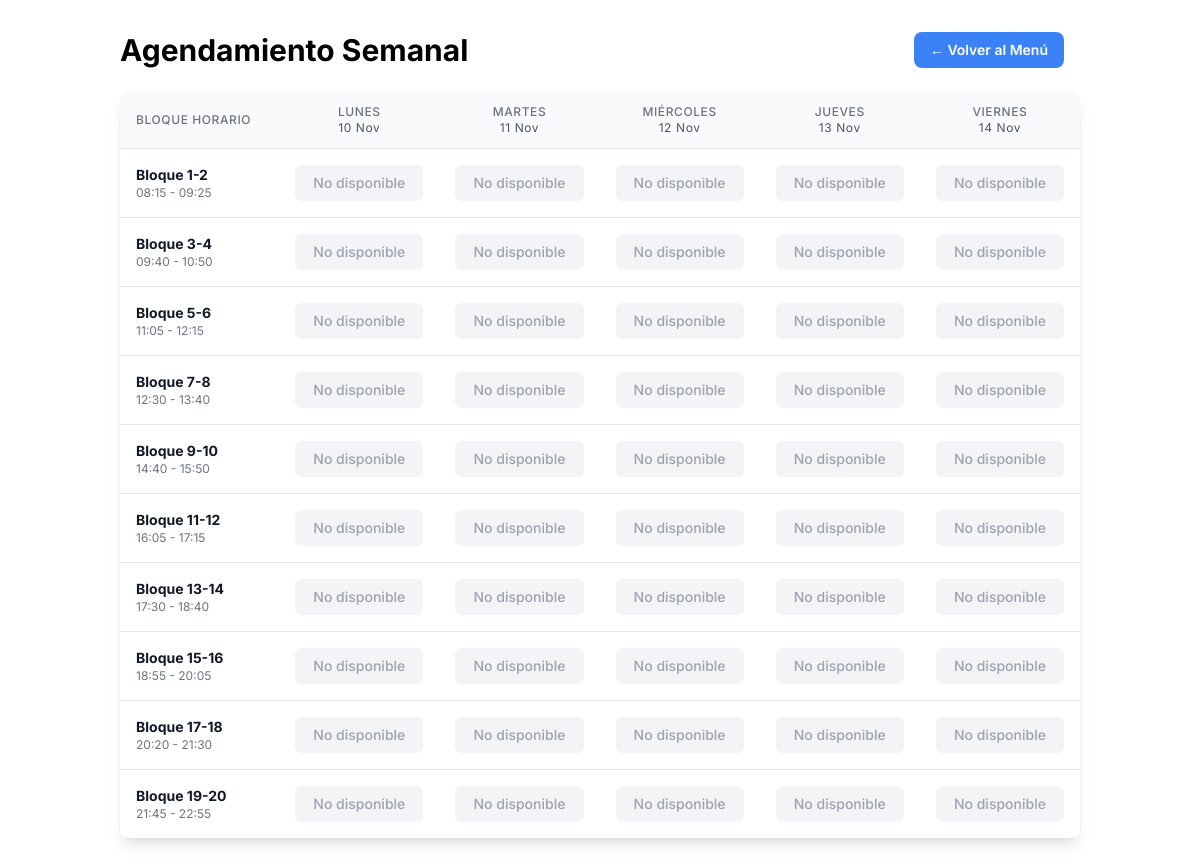
Screenshot of /agendar/ (signed in) with the database file from the repository.
### agendamiento/models.py (models this page shows, shortened)
class BloqueHorario(models.Model):
    nombre = models.CharField(max_length=50, unique=True, help_text="Ej: Bloque 1-2")
    hora_inicio = models.TimeField()
    hora_fin = models.TimeField()
    capacidad_maxima = models.PositiveIntegerField(default=10)
    class Meta:
        verbose_name = "Bloque Horario"
        verbose_name_plural = "Bloques Horarios"
        ordering = ['hora_inicio']

### agendamiento/views.py (the view, shortened to what this page needs)
# urls.py: path('agendar/', views.vista_agendamiento, name='vista_agendamiento'),
@login_required
def vista_agendamiento(request):
    hoy = timezone.localdate()
    ahora = timezone.now()
    lunes_de_esta_semana = hoy - datetime.timedelta(days=hoy.weekday())
    dias_de_la_semana = [lunes_de_esta_semana + datetime.timedelta(days=i) for i in range(5)]
    bloques_horarios = BloqueHorario.objects.all().order_by('hora_inicio')
    reservas_usuario_qs = Reserva.objects.filter(
        usuario=request.user,
        fecha__in=dias_de_la_semana
    )
    mapa_reservas_usuario = {(r.bloque_id, r.fecha): r.id for r in reservas_usuario_qs}
    todas_las_reservas = Reserva.objects.filter(fecha__in=dias_de_la_semana).values('bloque', 'fecha').annotate(conteo=Count('id'))
    conteo_reservas = {(reserva['bloque'], reserva['fecha']): reserva['conteo'] for reserva in todas_las_reservas}
    datos_para_plantilla = []
    for bloque in bloques_horarios:
        datos_de_la_fila = []
        for dia in dias_de_la_semana:
            reservas_count = conteo_reservas.get((bloque.id, dia), 0)
            cupos_disponibles = bloque.capacidad_maxima - reservas_count
            reserva_id = mapa_reservas_usuario.get((bloque.id, dia))
            hora_inicio_reserva = datetime.datetime.combine(dia, bloque.hora_inicio)
            try:
                hora_inicio_reserva_tz = timezone.make_aware(hora_inicio_reserva, timezone.get_current_timezone())
            except:
                hora_inicio_reserva_tz = timezone.make_aware(hora_inicio_reserva, timezone.utc)
            es_pasado = hora_inicio_reserva_tz < ahora
            datos_de_la_fila.append({
                'cupos': cupos_disponibles,
                'reserva_id': reserva_id, # Pasamos el ID (o None)
                'fecha_str': dia.isoformat(),
                'es_pasado': es_pasado
            })
        datos_para_plantilla.append((bloque, datos_de_la_fila))
    return render(request, 'agendamiento/agendar.html', {
        'dias_de_la_semana': dias_de_la_semana,
        'datos_para_plantilla': datos_para_plantilla,
    })

### agendamiento/templates/agendamiento/agendar.html (shortened to what this page needs)
<script src="https://cdn.tailwindcss.com"></script>
<div class="container mx-auto p-4 md:p-8">
    <div class="flex justify-between items-center mb-6">
        <div>
            <h1 class="text-3xl font-bold">Agendamiento Semanal</h1>
        </div>
        <div class="flex items-center space-x-4">
            <a href="{% url 'vista_principal' %}" class="bg-blue-500 text-white font-semibold py-2 px-4 rounded-lg hover:bg-blue-600 transition-colors text-sm">
                &larr; Volver al Menú
        </div>
    </div>
    <div class="bg-white shadow-lg rounded-lg overflow-x-auto">
        <table class="min-w-full divide-y divide-gray-200">
            <thead class="bg-gray-50">
                <tr>
                    <th scope="col" class="px-4 py-3 text-left text-xs font-medium text-gray-500 uppercase tracking-wider">
                        Bloque Horario
                    </th>
                    {% for dia in dias_de_la_semana %}
                    <th scope="col" class="px-4 py-3 text-center text-xs font-medium text-gray-500 uppercase tracking-wider">
                        {{ dia|date:"l" }} <br>
                        <span class="font-normal normal-case text-gray-600">{{ dia|date:"d M" }}</span>
                    </th>
                    {% endfor %}
                </tr>
            </thead>
            <tbody class="bg-white divide-y divide-gray-200">
                {% for bloque, datos_de_la_fila in datos_para_plantilla %}
                <tr>
                    <td class="px-4 py-4 whitespace-nowrap">
                        <div class="font-bold text-sm text-gray-900">{{ bloque.nombre }}</div>
                        <div class="text-xs text-gray-500">{{ bloque.hora_inicio|time:"H:i" }} - {{ bloque.hora_fin|time:"H:i" }}</div>
                    </td>
                    {% for datos_celda in datos_de_la_fila %}
                    <td class="px-4 py-4 whitespace-nowrap text-center">
                        {% if datos_celda.reserva_id %}
                        <form action="{% url 'cancelar_reserva' datos_celda.reserva_id %}" method="POST" class="w-full" onsubmit="return confirm('¿Seguro que quieres cancelar tu reserva para el {{ datos_celda.fecha_str }}?');">
                            {% csrf_token %}
                            <button type="submit" class="w-full bg-red-100 text-red-700 border border-red-300 py-2 px-3 rounded-md text-sm font-medium hover:bg-red-200 transition" title="Clic para cancelar tu reserva">
                                Cancelar Reserva
                            </button>
                        </form>
                        {% elif datos_celda.es_pasado %}
                        <button type="button" class="w-full bg-gray-100 text-gray-400 py-2 px-3 rounded-md text-sm font-medium cursor-not-allowed" disabled>
                            No disponible
                        </button>
                        {% else %}
                        <button type="button" class="w-full bg-gray-300 text-gray-600 py-2 px-3 rounded-md text-sm font-medium cursor-not-allowed" disabled>
                            Lleno
                        </button>
                        {% endif %}
                    </td>
                    {% endfor %}
                </tr>
                {% endfor %}
            </tbody>
        </table>
    </div>
</div>

### rows the page displays
BloqueHorario: nombre "Bloque 1-2", hora_inicio "08:15", hora_fin "09:25"
BloqueHorario: nombre "Bloque 3-4", hora_inicio "09:40", hora_fin "10:50"
BloqueHorario: nombre "Bloque 5-6", hora_inicio "11:05", hora_fin "12:15"
BloqueHorario: nombre "Bloque 7-8", hora_inicio "12:30", hora_fin "13:40"
BloqueHorario: nombre "Bloque 9-10", hora_inicio "14:40", hora_fin "15:50"
BloqueHorario: nombre "Bloque 11-12", hora_inicio "16:05", hora_fin "17:15"
BloqueHorario: nombre "Bloque 13-14", hora_inicio "17:30", hora_fin "18:40"
BloqueHorario: nombre "Bloque 15-16", hora_inicio "18:55", hora_fin "20:05"
BloqueHorario: nombre "Bloque 17-18", hora_inicio "20:20", hora_fin "21:30"
BloqueHorario: nombre "Bloque 19-20", hora_inicio "21:45", hora_fin "22:55"

### other values shown
{{ dia|date:"l" }} "LUNES" "MARTES" "MIÉRCOLES" "JUEVES" "VIERNES"
{{ dia|date:"d M" }} "10 Nov" "11 Nov" "12 Nov" "13 Nov" "14 Nov"
